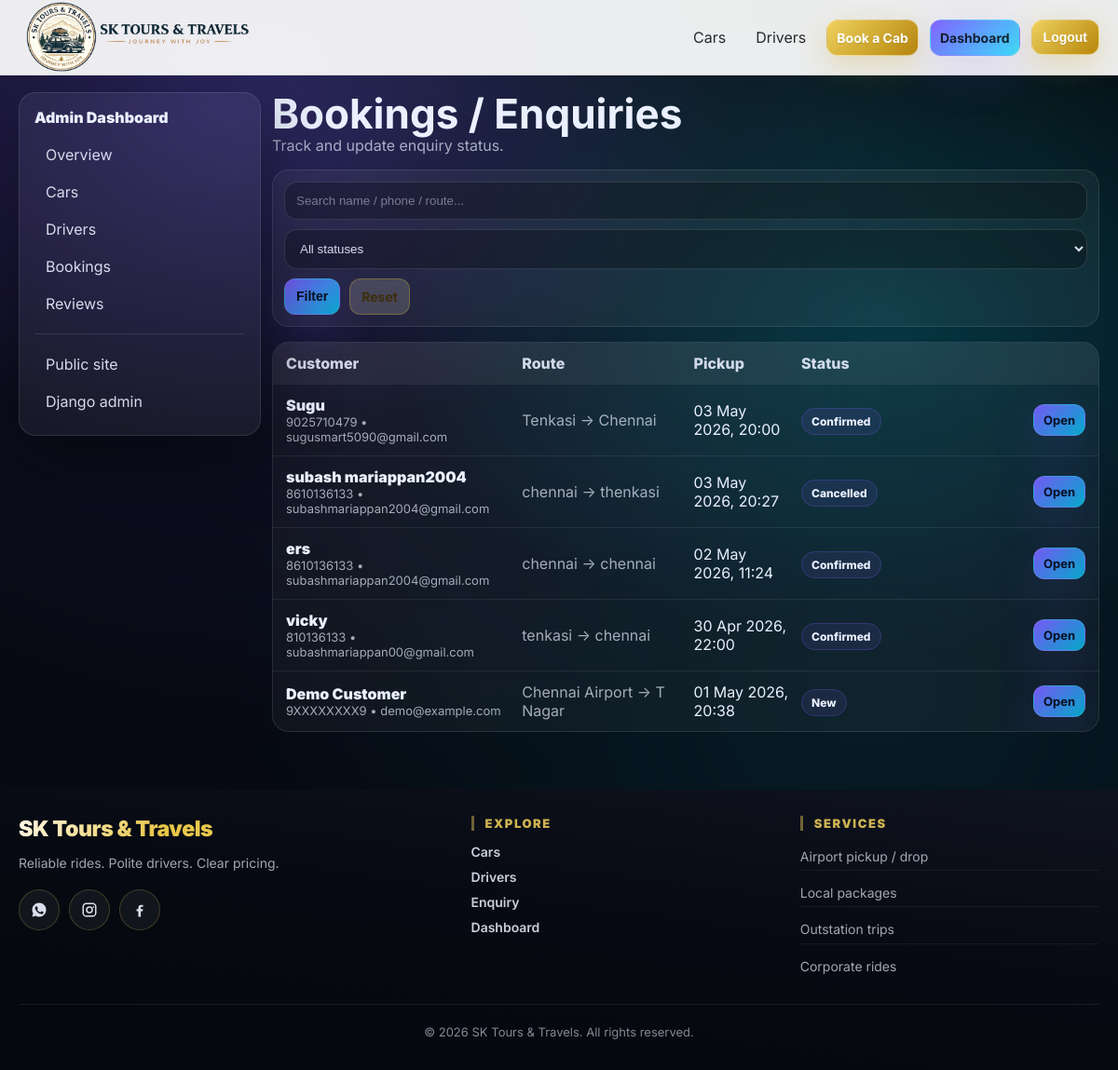
The app's page /dashboard/bookings/ (signed in) with its own data.
### booking/models.py (models this page shows, shortened)
class Booking(models.Model):
    class TripType(models.TextChoices):
        ONE_WAY = "ONE_WAY", "One-way"
        ROUND_TRIP = "ROUND_TRIP", "Round trip"
        LOCAL = "LOCAL", "Local"
        OUTSTATION = "OUTSTATION", "Outstation"
    class Status(models.TextChoices):
        NEW = "NEW", "New"
        CONTACTED = "CONTACTED", "Contacted"
        CONFIRMED = "CONFIRMED", "Confirmed"
        CANCELLED = "CANCELLED", "Cancelled"
    full_name = models.CharField(max_length=120)
    phone = models.CharField(max_length=20)
    email = models.EmailField()
    pickup_location = models.CharField(max_length=200)
    drop_location = models.CharField(max_length=200)
    pickup_datetime = models.DateTimeField()
    trip_type = models.CharField(max_length=20, choices=TripType.choices, default=TripType.ONE_WAY)
    passengers = models.PositiveIntegerField(default=1, validators=[MinValueValidator(1)])
    notes = models.TextField(blank=True)
    preferred_car = models.ForeignKey(Car, on_delete=models.SET_NULL, null=True, blank=True, related_name="bookings")
    preferred_driver = models.ForeignKey(Driver, on_delete=models.SET_NULL, null=True, blank=True, related_name="bookings")
    status = models.CharField(max_length=20, choices=Status.choices, default=Status.NEW)
    created_at = models.DateTimeField(auto_now_add=True)
    class Meta:
        ordering = ["-created_at"]

### booking/views.py (the view, shortened to what this page needs)
# urls.py: path("dashboard/bookings/", views.dashboard_bookings, name="dashboard_bookings"),
@staff_required
def dashboard_bookings(request):
    q = (request.GET.get("q") or "").strip()
    status = (request.GET.get("status") or "").strip()
    qs = Booking.objects.select_related("preferred_car", "preferred_driver").all()
    if status:
        qs = qs.filter(status=status)
    return render(
        request,
        "dashboard/bookings_list.html",
        {"bookings": qs, "q": q, "status": status, "statuses": Booking.Status.choices},
    )

### templates/dashboard/bookings_list.html (shortened to what this page needs)
{% extends "dashboard/base.html" %}
{% block dash_content %}
  <div class="dash-head">
    <div>
      <h1>Bookings / Enquiries</h1>
      <div class="muted">Track and update enquiry status.</div>
    </div>
  </div>
  <form method="get" class="filter-bar mt-16">
    <input name="q" value="{{ q }}" placeholder="Search name / phone / route..." />
    <select name="status">
      <option value="">All statuses</option>
    </select>
    <button class="btn btn-sm" type="submit">Filter</button>
    <a class="btn btn-sm btn-ghost" href="{% url 'dashboard_bookings' %}">Reset</a>
  </form>
  <div class="table mt-16">
    <div class="t-head">
      <div>Customer</div>
      <div>Route</div>
      <div>Pickup</div>
      <div>Status</div>
    </div>
    {% for b in bookings %}
      <div class="t-row">
        <div>
          <div class="t-strong">{{ b.full_name }}</div>
          <div class="muted small">{{ b.phone }}{% if b.email %} • {{ b.email }}{% endif %}</div>
        </div>
        <div class="muted">{{ b.pickup_location }} → {{ b.drop_location }}</div>
        <div>{{ b.pickup_datetime|date:"d M Y, H:i" }}</div>
        <div><span class="badge badge-soft">{{ b.get_status_display }}</span></div>
        <div class="t-actions">
          <a class="btn btn-xs" href="{% url 'dashboard_booking_detail' b.pk %}">Open</a>
        </div>
      </div>
    {% empty %}
      <div class="muted mt-12">No enquiries yet.</div>
    {% endfor %}
  </div>
{% endblock %}

### templates/dashboard/base.html
{% extends "base.html" %}
{% block content %}
  <section class="dash reveal">
    <aside class="dash-nav">
      <div class="dash-title">Admin Dashboard</div>
      <a class="dash-link" href="{% url 'dashboard_home' %}">Overview</a>
      <a class="dash-link" href="{% url 'dashboard_cars' %}">Cars</a>
      <a class="dash-link" href="{% url 'dashboard_drivers' %}">Drivers</a>
      <a class="dash-link" href="{% url 'dashboard_bookings' %}">Bookings</a>
      <a class="dash-link" href="{% url 'dashboard_reviews' %}">Reviews</a>
      <div class="dash-sep"></div>
      <a class="dash-link" href="{% url 'home' %}">Public site</a>
      <a class="dash-link" href="/django-admin/">Django admin</a>
    </aside>
    <div class="dash-main">
      {% block dash_content %}{% endblock %}
    </div>
  </section>
{% endblock %}

### templates/base.html (shortened to what this page needs)
{% load static %}
<!doctype html>
<html lang="en">
  <head>
    <link rel="stylesheet" href="{% static 'css/styles.css' %}?v=20260522" />
  </head>
  <body>
    <div class="bg-orbit"></div>
    <header class="site-header">
      <nav class="nav">
        <a class="brand brand-logo-alt" href="{% url 'home' %}">
          <span class="brand-mark-logo">
            <img src="{% static 'img/SK_logo3.png' %}" alt="SK Tours & Travels logo" width="160" height="48" />
          </span>
        </a>
        <div class="nav-links" data-nav-links>
          <a href="{% url 'cars_list' %}">Cars</a>
          <a href="{% url 'drivers_list' %}">Drivers</a>
          <a class="btn btn-sm btn-ghost" href="{% url 'book' %}">Book a Cab</a>
          {% if user.is_authenticated %}
            {% if user.is_staff %}
              <a class="btn btn-sm" href="{% url 'dashboard_home' %}">Dashboard</a>
            {% endif %}
            <form method="post" action="{% url 'logout' %}" class="inline-form">
              <button class="btn btn-sm btn-ghost" type="submit">Logout</button>
            </form>
          {% else %}
            <a class="nav-login" href="{% url 'login' %}">Login</a>
          {% endif %}
        </div>
      </nav>
    </header>
    <main class="container">
      {% block content %}{% endblock %}
    </main>
    <footer class="site-footer site-footer--road">
      <div class="container footer-shell">
        <div class="footer-grid">
          <div class="footer-col footer-col--brand">
            <div class="footer-brand">SK Tours &amp; Travels</div>
            <p class="footer-tagline">Reliable rides. Polite drivers. Clear pricing.</p>
            <div class="social-links">
              <a class="social social--footer" href="https://wa.me/message/GKA33BGCZIX5D1" aria-label="WhatsApp" title="WhatsApp">
              </a>
              <a class="social social--footer" href="https://www.instagram.com/sk_tours_and_travels_tenkasi?igsh=YnA3NWVkMDdnM3o3" aria-label="Instagram" title="Instagram">
              </a>
              <a class="social social--footer" href="https://www.facebook.com/share/1XbV2QkvEW/?mibextid=wwXIfr" aria-label="Facebook" title="Facebook">
                <svg viewBox="0 0 24 24" aria-hidden="true">
                  <path d="M13.5 22v-8h2.7l.4-3H13.5V9.1c0-.87.24-1.46 1.5-1.46H16.7V5c-.3-.04-1.33-.13-2.54-.13-2.5 0-4.2 1.53-4.2 4.35V11H7.5v3H10v8h3.5Z"/>
                </svg>
              </a>
            </div>
          </div>
          <div class="footer-col">
            <div class="footer-title">Explore</div>
            <div class="footer-links">
              <a href="{% url 'cars_list' %}">Cars</a>
              <a href="{% url 'drivers_list' %}">Drivers</a>
              <a href="{% url 'book' %}">Enquiry</a>
              {% if user.is_staff %}
                <a href="{% url 'dashboard_home' %}">Dashboard</a>
              {% endif %}
            </div>
          </div>
          <div class="footer-col">
            <div class="footer-title">Services</div>
            <div class="footer-links">
              <span class="muted footer-service">Airport pickup / drop</span>
              <span class="muted footer-service">Local packages</span>
              <span class="muted footer-service">Outstation trips</span>
              <span class="muted footer-service">Corporate rides</span>
            </div>
          </div>
        </div>
        <div class="footer-bottom">
          <span class="footer-copy">© 2026 SK Tours &amp; Travels. All rights reserved.</span>
        </div>
      </div>
    </footer>
  </body>
</html>

### records on screen
Booking: full_name "Sugu", phone "9025710479", email "sugusmart5090@gmail.com", pickup_location "Tenkasi", drop_location "Chennai", pickup_datetime "03 May 2026, 20:00", status "Confirmed"
Booking: full_name "subash mariappan2004", phone "8610136133", email "subashmariappan2004@gmail.com", pickup_location "chennai", drop_location "thenkasi", pickup_datetime "03 May 2026, 20:27", status "Cancelled"
Booking: full_name "ers", phone "8610136133", email "subashmariappan2004@gmail.com", pickup_location "chennai", drop_location "chennai", pickup_datetime "02 May 2026, 11:24", status "Confirmed"
Booking: full_name "vicky", phone "810136133", email "subashmariappan00@gmail.com", pickup_location "tenkasi", drop_location "chennai", pickup_datetime "30 Apr 2026, 22:00", status "Confirmed"
Booking: full_name "Demo Customer", phone "9XXXXXXXX9", email "demo@example.com", pickup_location "Chennai Airport", drop_location "T Nagar", pickup_datetime "01 May 2026, 20:38", status "New"
